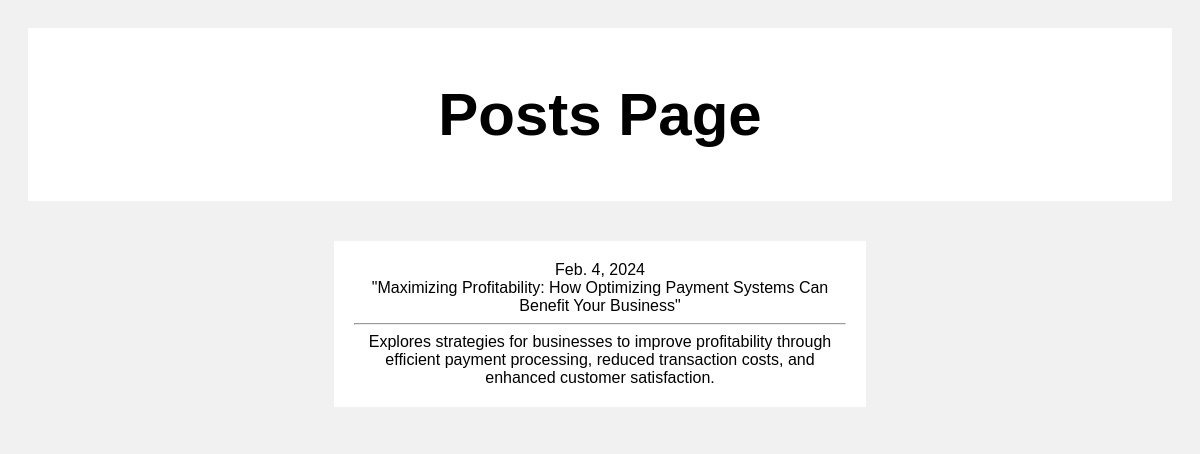
Page /posts/2/ on the committed database.
### blog_app/models.py (models this page shows, shortened)
class BlogPost(models.Model):
    date=models.DateField(auto_now = True)
    title=models.CharField(max_length=100)
    body=models.TextField()

### blog_app/views.py (the view)
# urls.py: path("posts/<int:pk>/", views.post, name='post'), #uses dynamic routing to display different posts
def post(request, pk):
    individual_post=BlogPost.objects.get(id=pk)
    return render(request, 'posts.html', {"ind_post":individual_post})

### templates/posts.html
{% extends 'structure.html' %}
{% block content %}
<body>
<div class="header">
  <h2>Posts Page</h2>
</div>
<div class="row">
  <div class="leftcolumn">
    <div class="card">
      {{ ind_post.date }}
      <br>
      {{ ind_post.title }}
      <br><hr>
      {{ ind_post.body }}
    </div>
  </div>
</div>
</body>
{% endblock %}

### templates/structure.html (style rules this page uses)
* { box-sizing: border-box; }
body { font-family: Arial; padding: 20px; background: #f1f1f1; }
.header { padding: 2px; font-size: 40px; text-align: center; background: white; }
.leftcolumn { margin: auto; width: 50%; padding: 20px; }
.card { background-color: white; padding: 20px; margin-top: 20px; text-align: center; }
.row:after { content: ""; display: table; clear: both; }

### rows in the picture
BlogPost: date "Feb. 4, 2024", title "\"Maximizing Profitability: How Optimizing Payment Systems Can Benefit Your Business\"", body "Explores strategies for businesses to improve profitability through efficient payment processing, reduced transaction costs, and enhanced customer satisfaction."
